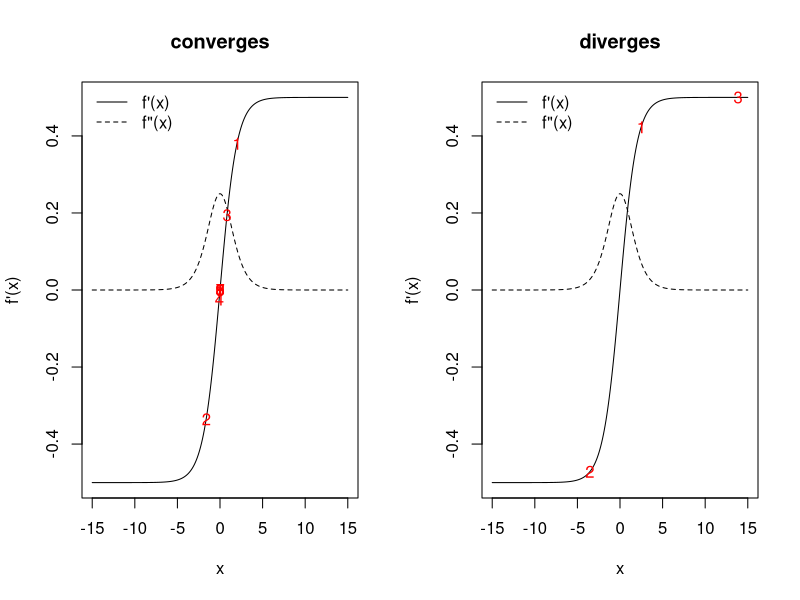
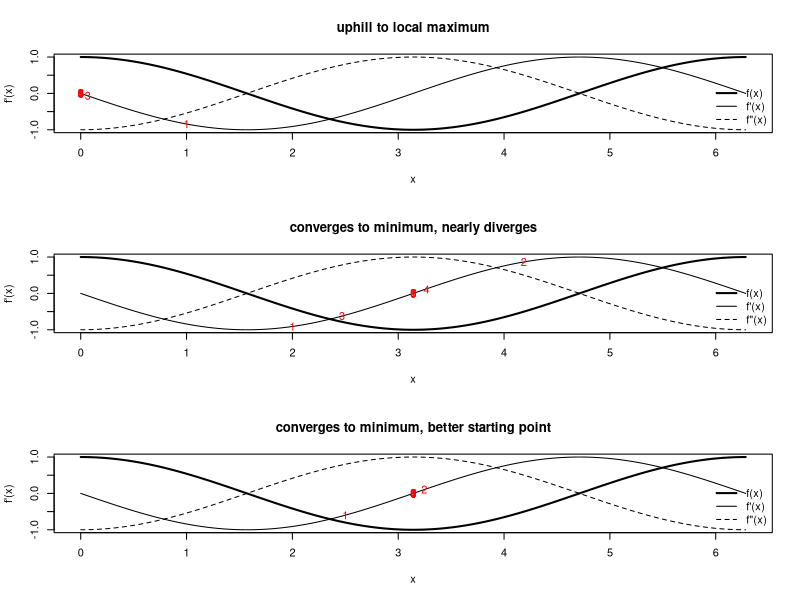
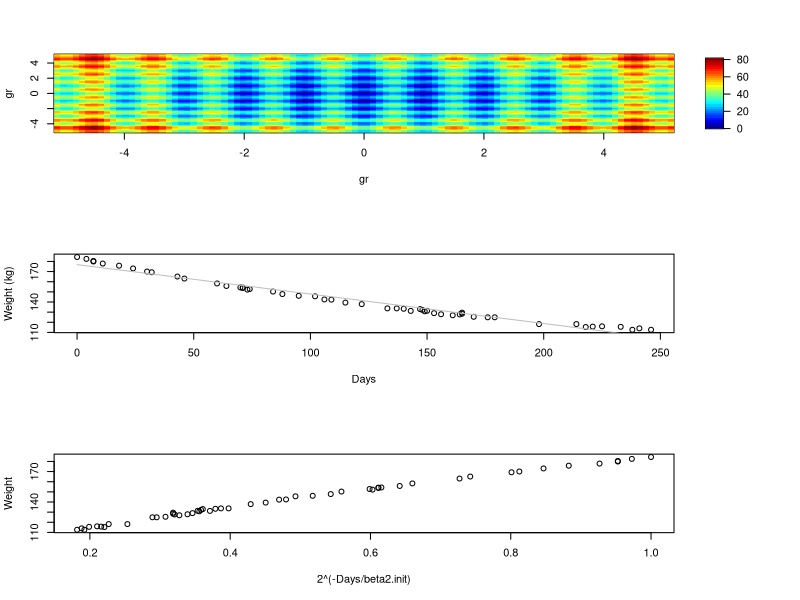
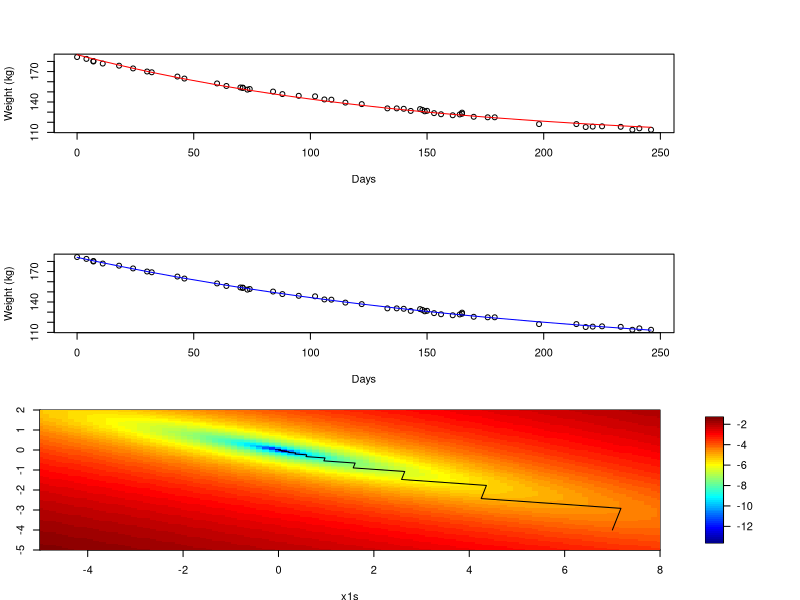
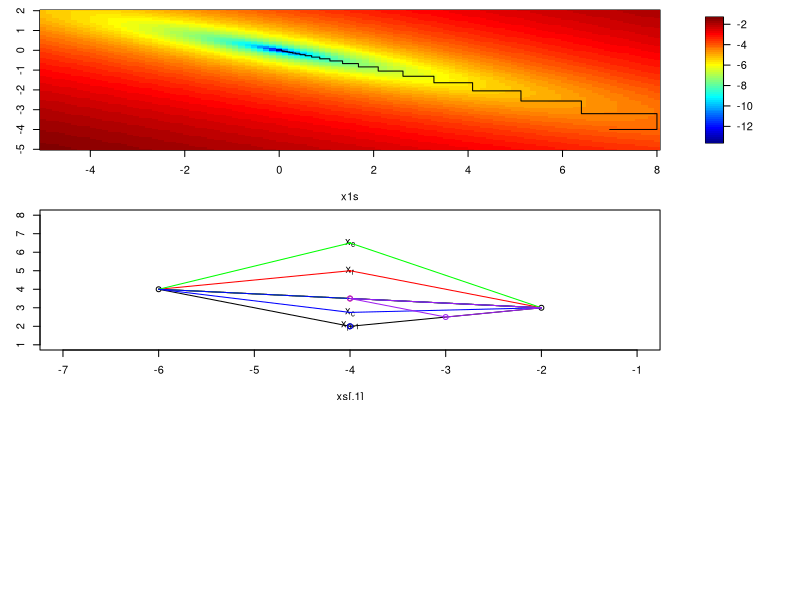
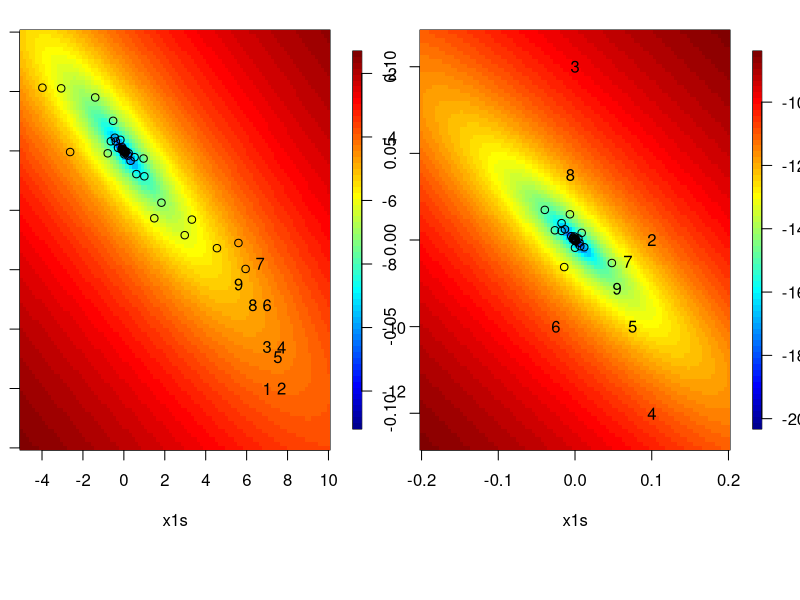
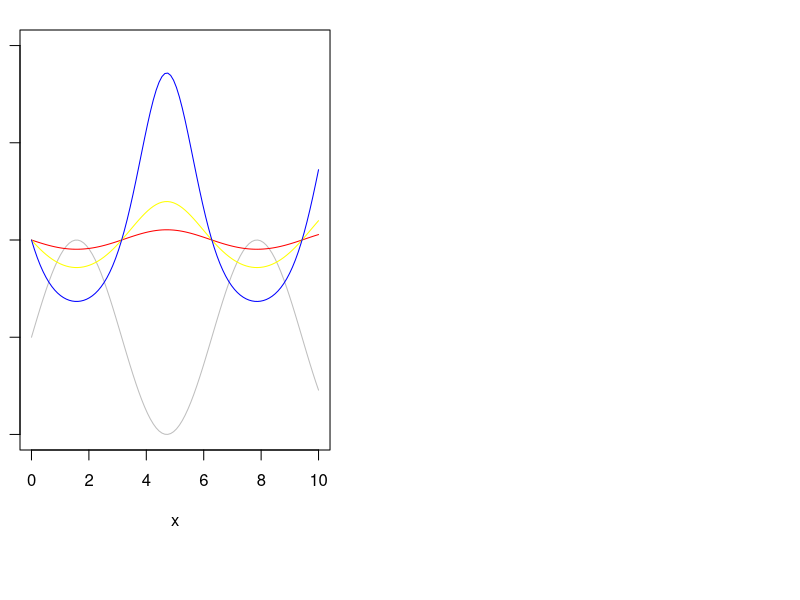
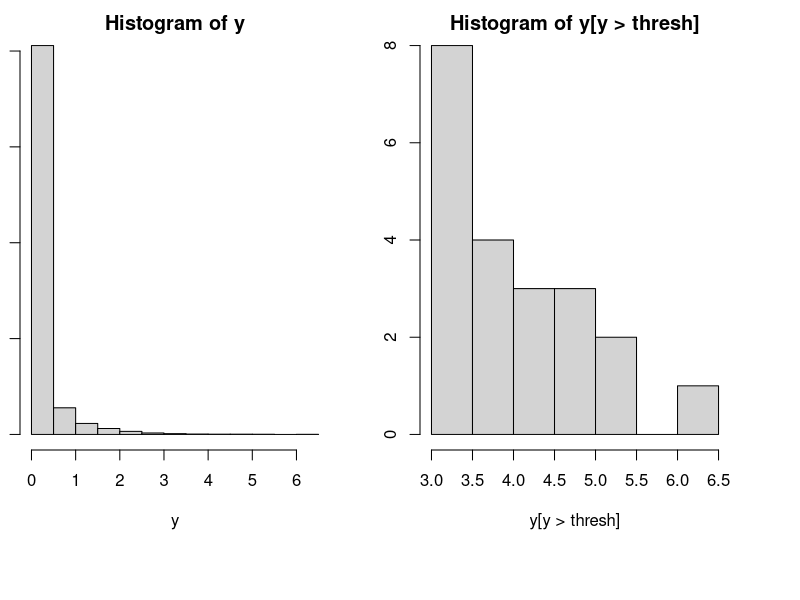

Recreate these plots in R, in order. (Note: this script raises an error after producing the figures.)
################################################################
### Demo code for Unit 11 of Stat243, "Optimization"
### Chris Paciorek, November 2018
################################################################

#######################################
# 3: Univariate function optimization
#######################################

### 3.3.3 How can Newton's method go wrong? 

## @knitr newton-diverge

par(mfrow = c(1,2))
fp <- function(x, theta = 1){
	exp(x*theta)/(1+exp(x*theta)) - .5
}
fpp <- function(x, theta = 1){
	exp(x*theta)/((1+exp(x*theta))^2)
}
xs <- seq(-15, 15, len = 300)

## good starting point
x0 <- 2
xvals <- c(x0,rep(NA,9))
for(t in 2:10){
	xvals[t]=xvals[t-1] - fp(xvals[t-1]) / fpp(xvals[t-1])
}
print(xvals)

plot(xs, fp(xs), type = 'l', xlab = 'x', ylab = "f'(x)", main ='converges')
lines(xs, fpp(xs), lty = 2)
legend('topleft', bty = 'n', lty = c(1,2), legend = c("f'(x)", 'f"(x)'))
points(xvals, fp(xvals), pch = as.character(1:length(xvals)), col = 'red')

## bad starting point
x0 <- 2.5
xvals <- c(x0,rep(NA,9))
for(t in 2:10){
	xvals[t]=xvals[t-1] - fp(xvals[t-1]) / fpp(xvals[t-1])
}
print(xvals)

plot(xs, fp(xs), type = 'l', xlab = 'x', ylab = "f'(x)", main = 'diverges')
lines(xs, fpp(xs), lty = 2)
legend('topleft', lty = c(1,2), legend = c("f'(x)", 'f"(x)'), bty = 'n')
points(xvals, fp(xvals), pch = as.character(1:length(xvals)), col = 'red')
## whoops

## @knitr newton-uphill

## example of mistakenly climbing uphill

par(mfrow = c(3,1))

# original fxn
f <- function(x) cos(x)
# gradient
fp <- function(x) -sin(x)
# second derivative
fpp <- function(x) -cos(x)
xs <- seq(0, 2*pi, len = 300)

x0 <- 1 # starting point
fp(x0) # negative
fpp(x0) # negative
x1 <- x0 - fp(x0)/fpp(x0) # whoops, we've gone uphill 
## because of the negative second derivative
xvals <- c(x0,rep(NA,9))
for(t in 2:10){
	xvals[t]=xvals[t-1]-fp(xvals[t-1])/fpp(xvals[t-1])
}
xvals

plot(xs, f(xs), type = 'l', xlab = 'x', ylab = "f'(x)", lwd = 2,
     main = 'uphill to local maximum',)
lines(xs, fp(xs))
lines(xs, fpp(xs), lty = 2)
legend('bottomright', lty = c(1,1,2), lwd = c(2, 1, 1),
       legend = c("f(x)", "f'(x)", 'f"(x)'), bty = 'n')
points(xvals, fp(xvals), pch = as.character(1:length(xvals)), col = 'red')
## and we've found a maximum rather than a minimum...

## in contrast, with better starting points we can find the minimum

x0 <- 2 # ok starting point
fp(x0) 
fpp(x0) 
x1 <- x0 - fp(x0)/fpp(x0) 
xvals <- c(x0,rep(NA,9))
for(t in 2:10){
	xvals[t]=xvals[t-1]-fp(xvals[t-1])/fpp(xvals[t-1])
}
xvals

# oscillates and comes close to diverging but converges
plot(xs, f(xs), type = 'l', xlab = 'x', ylab = "f'(x)", lwd = 2,
     main = 'converges to minimum, nearly diverges')
lines(xs, fp(xs))
lines(xs, fpp(xs), lty = 2)
legend('bottomright', lty = c(1,1,2), lwd = c(2, 1, 1),
       legend = c("f(x)", "f'(x)", 'f"(x)'), bty = 'n')
points(xvals, fp(xvals), pch = as.character(1:length(xvals)), col = 'red')


x0 <- 2.5 # good starting point
fp(x0) 
fpp(x0) 
x1 <- x0 - fp(x0)/fpp(x0) 
xvals <- c(x0,rep(NA,9))
for(t in 2:10){
	xvals[t]=xvals[t-1]-fp(xvals[t-1])/fpp(xvals[t-1])
}
xvals

## converges quickly
plot(xs, f(xs), type = 'l', xlab = 'x', ylab = "f'(x)", lwd = 2,
     main = 'converges to minimum, better starting point')
lines(xs, fp(xs))
lines(xs, fpp(xs), lty = 2)
legend('bottomright', lty = c(1,1,2), lwd = c(2, 1, 1),
       legend = c("f(x)", "f'(x)", 'f"(x)'), bty = 'n')
points(xvals, fp(xvals), pch = as.character(1:length(xvals)), col = 'red')


## @knitr dummy

#######################################
# 4: Convergence ideas
#######################################

### 4.2 Starting values

## @knitr rastrigin

rastrigin <- function(x) {
	A <- 10
	n <- length(x)
	return(A*n + sum(x^2 - A * cos(2*pi*x)))
}
const <- 5.12
nGrid <- 100
gr <- seq(-const, const, len = nGrid)
xs <- expand.grid(x1 = gr, x2 = gr)
y <- apply(xs, 1, rastrigin)
require(fields)
image.plot(gr, gr, matrix(y, nGrid, nGrid), col=tim.colors(32))

## @knitr dummy

### 4.3 Convergence rates

## @knitr convergence

options(digits = 10)
f <- function(x) cos(x)
fp <- function(x) -sin(x)
fpp <- function(x) -cos(x)
xstar <- pi # known minimum

## N-R
x0 <- 2
xvals <- c(x0,rep(NA,9))
for(t in 2:10){
	xvals[t] <- xvals[t-1] - fp(xvals[t-1]) / fpp(xvals[t-1])
}
print(xvals)

## bisection
bisecStep <- function(interval, fp){
	xt <- mean(interval)
	if(fp(interval[1]) * fp(xt) <= 0) interval[2] <- xt else interval[1] <- xt
	return(interval)
}
nIt <- 30
a0 <- 2; b0 <- (3*pi/2) - (xstar - a0) 
## have b0 be as far from min as a0 for fair comparison with N-R
interval <- matrix(NA, nr = nIt, nc = 2)
interval[1, ] <- c(a0, b0)
for(t in 2:nIt){
	interval[t, ] <- bisecStep(interval[t-1, ], fp)
}
rowMeans(interval)

## @knitr dummy

########################################
### 5: Multivariate optimization
########################################

### 5.2 Newton-Raphson (Newton's method)

library(MASS)
head(wtloss)
attach(wtloss)

plot(Days, Weight, ylab = "Weight (kg)")

### Linear fit - not a good model
wtloss.lm <- lm(Weight ~ Days, data = wtloss)
coef(wtloss.lm) # estimates of the intercept and slope
lines(Days, fitted(wtloss.lm), col = "grey")

## we need some starting values
## guess that beta2 approx 100 since the midpoint of Days is near 100

beta2.init = 100
2^(-Days/beta2.init)  ## implicit covariate

plot(2^(-Days/beta2.init), Weight)
tmpMod = lm(Weight ~ I(2^(-Days/beta2.init)))
beta0.init = tmpMod$coef[1]
beta1.init = tmpMod$coef[2]

plot(Days, Weight, ylab = "Weight (kg)")
lines(Days, beta0.init + beta1.init * 2^(-Days/beta2.init), col = 'red')
## not bad; let's go with that

expr = quote((Weight - (beta0 + beta1 * 2^(-Days/beta2)))^2) # objective is sum of this quantity over the observations
## let R do the differentiation of the basic expression for us (since human error in taking derivatives is very common)
## R won't deal with the summation, so we'll have to do that ourselves
deriv(expr, c("beta0", "beta1", "beta2"), function.arg = TRUE)
deriv3(expr, c("beta0", "beta1", "beta2"), function.arg = TRUE) # same as deriv()  with Hessian = TRUE

f =function(betas){
  sum((Weight - (betas[1] + betas[2] * 2^(-Days/betas[3])))^2)
}

## use the basic code based on deriv() and deriv3() 
fp = function(betas){
  ## a bit sloppy as I use Days and Weight as global vars here
  beta0 = betas[1]
  beta1 = betas[2]
  beta2 = betas[3]
  .expr3 <- 2^(-Days/beta2)
  .expr6 <- Weight - (beta0 + beta1 * .expr3)
  grad = - c(sum(2*.expr6), sum(2*(.expr3*.expr6)),
             sum(2* (beta1 * (.expr3 * (log(2) * (Days/beta2^2))) * .expr6)))
  return(grad)
}

fpp = function(betas){
  ## a bit sloppy as I use Days and Weight as global vars here
  n = length(Days)
  beta0 = betas[1]
  beta1 = betas[2]
  beta2 = betas[3]
  .expr3 <- 2^(-Days/beta2)
  .expr6 <- Weight - (beta0 + beta1 * .expr3)
  .expr11 <- log(2)
  .expr12 <- beta2^2
  .expr14 <- .expr11 * (Days/.expr12)
  .expr15 <- .expr3 * .expr14
  .expr16 <- beta1 * .expr15
  
  hessian = matrix(0, 3, 3)
  hessian[1, 1] <- 2*n # don't forget to do summation (i.e., multiply by n)
  hessian[1, 2] <- sum(2 * .expr3)
  hessian[1, 3] <- sum( 2 *  .expr16)
  hessian[2, 2] <- sum( 2 * (.expr3 * .expr3))
  
  hessian[2, 3] <-  - sum(2 * 
                          (.expr15 * .expr6 - .expr3 * .expr16))
  
  hessian[3, 3] <- - sum(2 * (beta1 * (.expr15 * 
                                       .expr14 - .expr3 * (.expr11 * (Days * (2 * beta2)/.expr12^2))) * 
                              .expr6 - .expr16 * .expr16))
  hessian[lower.tri(hessian)] = t(hessian[upper.tri(hessian)])
  return(hessian) 
}



nIt = 20
xvals = matrix(NA, nr = nIt, nc = 3)
xvals[1, ] = c(beta0.init, beta1.init, beta2.init)


for(t in 2:nIt){
  xvals[t, ] = xvals[t-1, ] - solve(fpp(xvals[t-1, ]), fp(xvals[t-1, ]))
  if(FALSE){ # in case not numerically p.d., use pseudoinverse
    e = eigen(fpp(xvals[t-1, ])) 
    e$val = 1/e$val
    e$val[e$val < 0] = 0 # pseudo-inverse
    xvals[t, ] = xvals[t-1, ] - e$vec%*%((t(e$vec)*e$val)%*%fp(xvals[t-1, ]))
  }
}

## let's check against R's built-in nonlinear least squares function
beta.start = xvals[1, ]
names(beta.start) = c("beta0", "beta1", "beta2")
wtloss.fm <- nls(Weight ~ beta0 + beta1*2^(-Days/beta2), 
                 data = wtloss, start = beta.start, trace = TRUE)
nlsEst = coef(wtloss.fm)

f(xvals[20, ])
f(nlsEst)

plot(Days, Weight, ylab = "Weight (kg)")
lines(Days, fitted(wtloss.fm), col = "blue")

### 5.3 Fisher scoring

## data are only involved in .expr6 and all Hessian terms involving .expr6 are linear in it, so replace with its expectation, which is simply 0

fppFS = function(betas){
  ## a bit sloppy as I use Days and Weight as global vars here
  n = length(Days)
  beta0 = betas[1]
  beta1 = betas[2]
  beta2 = betas[3]
    .expr3 <- 2^(-Days/beta2)
    .expr6 <- 0 # Weight - (beta0 + beta1 * .expr3)
    .expr11 <- log(2)
    .expr12 <- beta2^2
    .expr14 <- .expr11 * (Days/.expr12)
    .expr15 <- .expr3 * .expr14
    .expr16 <- beta1 * .expr15
 
  hessian = matrix(0, 3, 3)
  hessian[1, 1] <- 2*n # don't forget to do summation (i.e., multiply by n)
    hessian[1, 2] <- sum(2 * .expr3)
    hessian[1, 3] <- sum( 2 *  .expr16)
    hessian[2, 2] <- sum( 2 * (.expr3 * .expr3))
  
    hessian[2, 3] <-  - sum(2 * 
        (.expr15 * .expr6 - .expr3 * .expr16))

    hessian[3, 3] <- - sum(2 * (beta1 * (.expr15 * 
        .expr14 - .expr3 * (.expr11 * (Days * (2 * beta2)/.expr12^2))) * 
        .expr6 - .expr16 * .expr16))
  hessian[lower.tri(hessian)] = t(hessian[upper.tri(hessian)])
  return(hessian) 
}


nIt = 20
xvals = matrix(NA, nr = nIt, nc = 3)
xvals[1, ] = c(beta0.init, beta1.init, beta2.init)

fpp(xvals[1, ])
fppFS(xvals[1, ])
## pretty similar - some terms in the observed FI didn't involve the data, so don't change anyway

for(t in 2:nIt){
  xvals[t, ] = xvals[t-1, ] - solve(fppFS(xvals[t-1, ]), fp(xvals[t-1, ]))
}

## FS seems to give slightly faster convergence here


### 5.5.1 Descent methods and Newton-like methods

## steepest descent

## @knitr steepest

par(mai = c(.5,.4,.1,.4))
f <- function(x){
	x[1]^2/1000 + 4*x[1]*x[2]/1000 + 5*x[2]^2/1000
}
fp <- function(x){
	c(2 * x[1]/1000 + 4 * x[2]/1000,
	4 * x[1]/1000 + 10 * x[2]/1000)
}
lineSearch <- function(alpha, xCurrent, direction, FUN){
	newx <- xCurrent + alpha * direction
	FUN(newx)
}
nIt <- 50
xvals <- matrix(NA, nr = nIt, nc = 2)
xvals[1, ] <- c(7, -4)
for(t in 2:50){
	newalpha <- optimize(lineSearch, interval = c(-5000, 5000),
		xCurrent = xvals[t-1, ], direction = fp(xvals[t-1, ]),
		FUN = f)$minimum 
	xvals[t, ] <- xvals[t-1, ] + newalpha * fp(xvals[t-1, ])
}
x1s <- seq(-5, 8, len = 100); x2s = seq(-5, 2, len = 100)
fx <- apply(expand.grid(x1s, x2s), 1, f)
## plot f(x) surface on log scale
image.plot(x1s, x2s, matrix(log(fx), 100, 100), 
	xlim = c(-5, 8), ylim = c(-5,2)) 
lines(xvals) ## overlay optimization path
## kind of slow

## @knitr dummy

### 5.6 Gauss-Seidel

## @knitr Gauss-Seidel

f <- function(x){
	return(x[1]^2/1000 + 4*x[1]*x[2]/1000 + 5*x[2]^2/1000)
}
f1 <- function(x1, x2){ # f(x) as a function of x1
	return(x1^2/1000 + 4*x1*x2/1000 + 5*x2^2/1000)
}
f2 <- function(x2, x1){ # f(x) as a function of x2
	return(x1^2/1000 + 4*x1*x2/1000 + 5*x2^2/1000)
}
x1s <- seq(-5, 8, len = 100); x2s = seq(-5, 2, len = 100)
fx <- apply(expand.grid(x1s, x2s), 1, f)
image.plot(x1s, x2s, matrix(log(fx), 100, 100))
nIt <- 49
xvals <- matrix(NA, nr = nIt, nc = 2)
xvals[1, ] <- c(7, -4)
## 5, -10
for(t in seq(2, nIt, by = 2)){
	newx1 <- optimize(f1, x2 = xvals[t-1, 2], interval = c(-40, 40))$minimum
	xvals[t, ] <- c(newx1, xvals[t-1, 2])
	newx2 <- optimize(f2, x1 = newx1, interval = c(-40, 40))$minimum
	xvals[t+1, ] <- c(newx1, newx2)
}
lines(xvals)

## @knitr dummy

### 5.7 Nelder-Mead

## set up tuning factors
alpha = 1
gamma = 2
beta = .5
delta = .5

## auxiliary function to plot line segments
plotseg = function(ind1, ind2, col = 1){
  if(length(ind1) == 1){
    segments(xs[ind1, 1], xs[ind1 , 2], xs[ind2, 1], xs[ind2, 2], col = col)
  } else{
    segments(ind1[1], ind1[2], xs[ind2, 1], xs[ind2, 2], col = col)    
  }
}
  
## initial polytope
xs = matrix(c(-2,3,-6,4,-4,2),nc=2,byrow=T)

plot(xs,xlim=c(-7,-1),ylim=c(1,8))
plotseg(2, 3)
plotseg(1, 3)
plotseg(1, 2)

xbar = (xs[1,]+xs[2,])/2

text(xs[3,1], xs[3,2], expression(x[p+1]))

points(xbar[1],xbar[2], col = 'red')

### reflection

xr = (1+alpha)*xbar - alpha*xs[3,]
points(xr[1],xr[2],col = 'red', pch = 16, cex = .4)
text(xr[1],xr[2], expression(x[r]))

plotseg(xr, 1, col = 'red')
plotseg(xr, 2, col = 'red')
plotseg(1, 2, col = 'red')
## red triangle is now our proposed new polytope

### consider expansion if xr is better than all the other points

xe = gamma*xr + (1-gamma)*xbar
points(xe[1], xe[2], col = 'green', pch = 16, cex = .4)
text(xe[1],xe[2], expression(x[e]))
## if xe is better than xr, use xe, o.w. use xr

plotseg(xe, 1, col = 'green')
plotseg(xe, 2, col = 'green')
plotseg(1, 2, col = 'green')

### consider contraction if xr is worse than all the other points

points(xs[3,1], xs[3, 2], col = 'blue')

## set xh to be the best of these two points
xh = xs[3, ] # suppose the original point is better than the reflection
xc = beta*xh + (1-beta)*xbar
points(xc[1], xc[2], col = 'blue', pch = 16, cex = .4)
text(xc[1],xc[2], expression(x[c]))
## if xc is better than xh, then contract

plotseg(xc, 1, col = 'blue')
plotseg(xc, 2, col = 'blue')
plotseg(1, 2, col = 'blue')

## if not, shrink simplex toward the best point (xs[1, ])

### shrinkage

xs[2, ] = delta*xs[2, ] + (1-delta)*xs[1, ]
xs[3, ] = delta*xs[3, ] + (1-delta)*xs[1, ]

points(xs[2, 1], xs[2, 2], col = 'purple')
points(xs[3, 1], xs[3, 2], col = 'purple')

plotseg(1, 2, 'purple')
plotseg(1, 3, 'purple')
plotseg(2, 3, 'purple')

### Nelder-Mead on our quadratic toy example

## @knitr nelder-example

f <- function(x, plot = TRUE){
    if(plot && cnt < 10) {
        points(x[1], x[2], pch = as.character(cnt))
        if(cnt < 10) cnt <<- cnt + 1 else cnt <<- 1
    } else if(plot) points(x[1], x[2])
    # if(plot) print(c(x,x[1]^2/1000 + 4*x[1]*x[2]/1000 + 5*x[2]^2/1000))
    return(x[1]^2/1000 + 4*x[1]*x[2]/1000 + 5*x[2]^2/1000)
}

library(fields)
par(mfrow = c(1,2))

x1s <- seq(-5, 10, len = 100); x2s = seq(-5, 2, len = 100)
fx <- apply(expand.grid(x1s, x2s), 1, f, FALSE)
cnt <- 1
image.plot(x1s, x2s, matrix(log(fx), 100, 100))
init <- c(7, -4)
optim(init, f, method = "Nelder-Mead")

x1s <- seq(-.2, .2, len = 100); x2s = seq(-.12, .12, len = 100)
fx <- apply(expand.grid(x1s, x2s), 1, f, FALSE)
cnt <- 1
image.plot(x1s, x2s, matrix(log(fx), 100, 100))
init <- c(-0, 0)
optim(init, f, method = "Nelder-Mead")

## @knitr dummy

### 5.8 Simulated annealing

x= seq(0,10,len=100)
f=function(x)  sin(x)

plot(x, f(x), type='l', ylim = c(-1, 3), col = 'grey')
tau = 10
## plot the modified function
lines(x, exp(-f(x)/tau), col = 'red')   # try tau = 3, 1, .3, etc.
## effect of cooling...
tau =3
# plot the modified function
lines(x, exp(-f(x)/tau), col='yellow')   # try tau = 3, 1, .3, etc.
tau =1
## plot the modified function
lines(x, exp(-f(x)/tau), col = 'blue')   # try tau = 3, 1, .3, etc.

##############################
# 6: Optimization in R
##############################

### 6.1 Core optimization functions

## using optim()

yHundredths = scan('../data/precipData.txt')  # precip in hundredths of inches
yHundredths = yHundredths[!is.na(yHundredths)]
y = yHundredths/100  # precip now in inches

par(mfrow = c(1, 2))
hist(y)
thresh = 3
hist(y[y > thresh])

npy=31+28+31 # number of days in winter season
cutoff = (1/25.4) # wet days defined as those with > 1 mm (1/25.4 inches) of precip
thresh = as.numeric(quantile(y[y > cutoff],.98,na.rm=T)) # 98%ile of wet days


pp.lik <- function(par, y, thresh, npy) {
  mu <- par[1]
  sc <- par[2]
  xi <- par[3]
  uInd = y > thresh
  if(sc <= 0) 
    return(10^6);
  if ((1 + ((xi * (thresh - mu))/sc)) < 0) {
    l <- 10^6; 
  }
  else {
    y <- (y - mu)/sc
    y <- 1 + xi * y
    if (min(y^uInd) <= 0){   
      l <- 10^6;
    } else{
      ytmp = y
      ytmp[!uInd]=1  # 'zeroes' out those below the threshold after applying the log in next line
      l <- sum(uInd * log(sc)) + sum(uInd * log(ytmp) * 
                                     (1/xi + 1)) + length(y)/npy * mean((1 + (xi * (thresh - mu))/sc)^(-1/xi))
    }
  }
  l
}

## optim() usage
## out <- optim(init, pp.lik, hessian = TRUE, method = "BFGS", control = list(maxit = maxit, trace = TRUE))

yExc = y[y > thresh]
in2 <- sqrt(6 * var(yExc))/pi  # have initial values depend only on those above the threshold
in1 <- mean(yExc) - 0.57722 * in2
init0 = c(in1, in2, 0.1)

## fit with Nelder-Mead (default) and BFGS
fit1 <- optim(init0, pp.lik, y = y, thresh = thresh, npy = npy, control = list(trace = TRUE)) # 118 fxn evals
fit2 <- optim(init0, pp.lik, y = y, thresh = thresh, npy = npy, method = 'BFGS', control = list(trace = TRUE)) # ~ 10 its
print(fit1)
print(fit2)

mle <- fit2$par

system.time(optim(init0, pp.lik, y = y, thresh = thresh, npy = npy))
system.time(optim(init0, pp.lik, y = y, thresh = thresh, npy = npy, method = 'BFGS'))

## different starting value 
init1 = c(mean(y[y > thresh]), sd(y[y > thresh]), -0.1)
optim(init1, pp.lik, y = y, thresh = thresh, npy = npy, control = list(trace = TRUE)) 
optim(init1, pp.lik, y = y, thresh = thresh, npy = npy, method = 'BFGS', control = list(trace = TRUE)) 

## bad starting value for BFGS
init2 = c(thresh, .01, .1)
out = optim(init2, pp.lik, y = y, thresh = thresh, npy = npy, control = list(trace = TRUE), hessian = TRUE)
solve(out$hessian)
out2 = optim(init2, pp.lik, y = y, thresh = thresh, npy = npy, method = 'BFGS', control = list(trace = TRUE), hessian = TRUE)
solve(out2$hessian)


## suppose the data were on a different scale
yExc2 <- yExc * 1000
y2 <- y * 1000
thresh2 <- thresh * 1000


in2 <- sqrt(6 * var(yExc2))/pi  # have initial values depend only on those above the threshold
in1 <- mean(yExc2) - 0.57722 * in2
init3 = c(in1, in2, 0.1)

optim(init3, pp.lik, y = y2, thresh = thresh2, npy = npy, control = list(trace = TRUE)) ## note that the parameters have changed even beyond a scaling effect
optim(init3, pp.lik, y = y2, thresh = thresh2, npy = npy, method = 'BFGS', control = list(trace = TRUE)) # note lack of convergence after 100 its
optim(init3, pp.lik, y = y2, thresh = thresh2, npy = npy, method = 'BFGS', control = list(trace = TRUE, maxit = 1000)) # convergence, but to values not concordant with those from fitting the original y data

## when we have y2 = y*1000, the location and scale parameters are on very different scales than the shape parameter
## can we use parscale to deal with the problems when the data are on a different scale?
optim(init3, pp.lik, y = y2, thresh = thresh2, npy = npy, control = list(trace = TRUE, parscale = c(1000,1000,1))) 
optim(init3, pp.lik, y = y2, thresh = thresh2, npy = npy, method = 'BFGS', control = list(trace = TRUE, parscale = c(1000,1000,1))) 
## yes, that works! the parameter estimates are now equivalent to those from the standard fitting of the original data

## default step size for numerical derivative is only .001; perhaps we should try with higher accuracy
optim(init0, pp.lik, y = y, thresh = thresh, npy = npy, method = 'BFGS', control = list(trace = TRUE, ndeps = rep(1e-6, 3)))
## note that we needed only 33 function evaluations instead of the original 43, presumably because of higher accuracy in the derivative

#### let's do some plotting of the objective fxn as a sanity check

## 3-d grid of location, scale, shape
locVals = seq(0, 5, len = 30)
scaleVals = seq(.1, 3, len = 30)
shapeVals = seq(-.3, .25, by = .05)
parGrid = expand.grid(loc = locVals, scale = scaleVals, shape = shapeVals)

obj=apply(parGrid, 1, pp.lik, y=y, thresh=thresh, npy=npy) # compute objective function for all parameter combos

tmp = cbind(parGrid,obj)

library(fields)

par(mfrow=c(3, 4), mai = c(.6,.5, .3, .1), mgp = c(1.8, .7, 0))
for( i in 1:length(shapeVals)){
  tmp2 = tmp[tmp$shape == shapeVals[i],] # slice of objective fxn for fixed shape parameter
  image.plot(locVals, scaleVals, matrix((tmp2$obj), length(locVals), length(scaleVals)), col = tim.colors(32), zlim = c(40,80), main = as.character(shapeVals[i]))
}
## note there a couple weird things about this log likelihood - (1) weird things happen when the shape parameter is very close to 0 and (2) for certain combinations the likelihood is not defined (it's set to 1e6) - this is why some of the colors go from aqua to white without showing red values - reparameterizing or optimizing with explicit constraints may be better approaches

## apart from that, it appears that optim() has probably found the minimum

##############################
# 9: Convex optimization
##############################

### 9.6 Interior point methods

## @knitr constrOptim

## based on the example in ?constrOptim
fr <- function(x) {   ## Rosenbrock Banana function
  x1 <- x[1]
  x2 <- x[2]
  100 * (x2 - x1 * x1)^2 + (1 - x1)^2
}
grr <- function(x) { ## Gradient of 'fr'
  x1 <- x[1]
  x2 <- x[2]
  c(-400 * x1 * (x2 - x1 * x1) - 2 * (1 - x1),
    200 *      (x2 - x1 * x1))
}

m <- 100
x1s <- x2s <- seq(-5, 5, len = m)
xs <- expand.grid(x1s, x2s)

f <- apply(xs, 1, fr)

image.plot(x1s, x2s, matrix(log(f), m))

ui = rbind(c(-1,0), c(1,-1))
ci = c(-0.9, -0.1)
## x1 <= 0.9
## x2 <= x1 + 0.1
## this is Region "I" in the figure

abline(v = 0.9)
abline(.1, 1)

out <- constrOptim(c(.5,0), fr, grr, ui = ui, ci = ci)
out$par
points(out$par[1], out$par[2])
text(-1,-2, "I", cex = 2)

## what about constraining to a different region? ("Region II")

ui = rbind(c(-1,0), c(-1, 1))
ci = c(-0.9,0.1)
## x1 <= 0.9
## x2 >= x1 + 0.1

out <- constrOptim(c(.5,0), fr, grr, ui = ui, ci = ci)
## whoops, not feasible!
out <- constrOptim(c(-3, 2), fr, grr, ui = ui, ci = ci)
points(out$par[1], out$par[2], pch = 2)
text(-3,0, "II", cex = 2)

## how about optimizing along a line (equality constraint)?
## x1 - x2 = 0.1 is the same as
## x1 - x2 <= 0.1
## x1 - x2 >= 0.1
ui = rbind(c(-1, 1), c(1, -1))
ci = c(-0.1, 0.1)

out <- constrOptim(c(3.1, 3.0), fr, grr, ui = ui, ci = ci)
## hmmm, numerical issues?

## ok, how about making a long narrow region around the line?
## this takes a while...
ui = rbind(c(1,-1), c(-1,1))
ci = c(.099,-.101)
## hmmm, out1 thinks it has converged ...
out1 <- constrOptim(c(3.1, 3.0), fr, grr, ui = ui, ci = ci)
out2 <- constrOptim(c(3.1, 3.0), fr, NULL, ui = ui, ci = ci)

image.plot(x1s, x2s, matrix(log(f), m))
abline(-0.1, 1)
points(out1$par[1], out1$par[2], pch = "1")
points(out2$par[1], out2$par[2], pch = "2")
